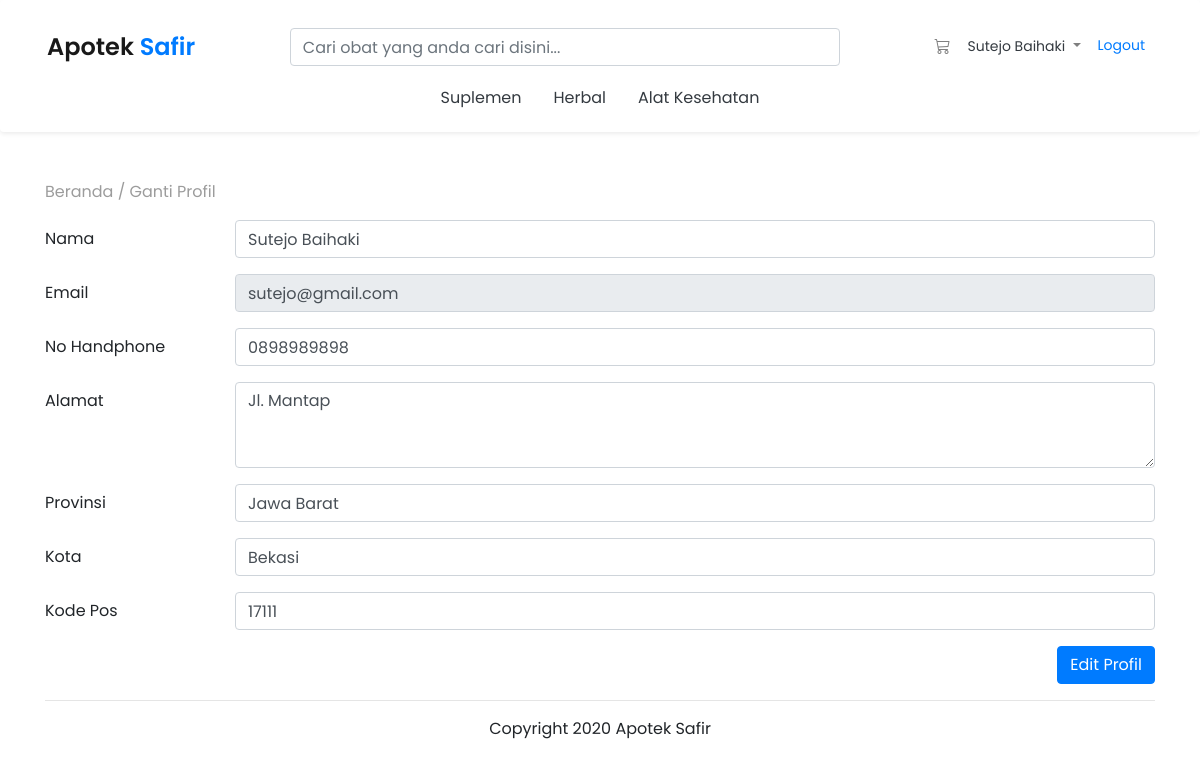
/apoteksafir/ganti-profil.php (signed in), run on the app's committed database.
### tables this page shows
CREATE TABLE `category` (
  `id` int(11) NOT NULL,
  `categoryName` varchar(100) DEFAULT NULL,
  `categoryDescription` longtext DEFAULT NULL
);

CREATE TABLE `users` (
  `id` int(11) NOT NULL,
  `nama` varchar(100) NOT NULL,
  `email` varchar(100) NOT NULL,
  `nohp` varchar(15) DEFAULT NULL,
  `password` varchar(100) DEFAULT NULL,
  `alamat` longtext DEFAULT NULL,
  `provinsi` varchar(100) DEFAULT NULL,
  `kota` varchar(100) DEFAULT NULL,
  `kodepos` varchar(100) DEFAULT NULL
);

### apoteksafir/ganti-profil.php (the view, shortened to what this page needs)
<?php
include('includes/config.php');
?>
<?php include 'includes/header.php' ?>
<?php include 'includes/navbar.php' ?>
<div class="container">
    <div class="breadcumb">
        <p>Beranda / Ganti Profil</p>
    </div>
    <form method="POST">
        <?php
        $query = mysqli_query($con, "select * from users where id='" . $_SESSION['id'] . "'");
        while ($row = mysqli_fetch_array($query)) {
        ?>
            <div class="form-group row">
                <label for="nama" class="col-sm-2 col-form-label">Nama</label>
                <div class="col-sm-10">
                    <input type="text" class="form-control" id="nama" name="nama" value="<?php echo htmlentities($row['nama']); ?>" required>
                </div>
            </div>
            <div class="form-group row">
                <label for="email" class="col-sm-2 col-form-label">Email</label>
                <div class="col-sm-10">
                    <input type="email" class="form-control" id="email" name="email" value="<?php echo htmlentities($row['email']); ?>" readonly>
                </div>
            </div>
            <div class="form-group row">
                <label for="nohp" class="col-sm-2 col-form-label">No Handphone</label>
                <div class="col-sm-10">
                    <input type="text" class="form-control" id="nohp" name="nohp" value="<?php echo htmlentities($row['nohp']); ?>">
                </div>
            </div>
            <div class="form-group row">
                <label for="alamat" class="col-sm-2 col-form-label">Alamat</label>
                <div class="col-sm-10">
                    <textarea class="form-control" id="alamat" rows="3" name="alamat"><?php echo htmlentities($row['alamat']); ?></textarea>
                </div>
            </div>
            <div class="form-group row">
                <label for="provinsi" class="col-sm-2 col-form-label">Provinsi</label>
                <div class="col-sm-10">
                    <input type="text" class="form-control" id="provinsi" name="provinsi" value="<?php echo htmlentities($row['provinsi']); ?>">
                </div>
            </div>
            <div class="form-group row">
                <label for="kota" class="col-sm-2 col-form-label">Kota</label>
                <div class="col-sm-10">
                    <input type="text" class="form-control" id="kota" name="kota" value="<?php echo htmlentities($row['kota']); ?>">
                </div>
            </div>
            <div class="form-group row">
                <label for="kodepos" class="col-sm-2 col-form-label">Kode Pos</label>
                <div class="col-sm-10">
                    <input type="text" class="form-control" id="kodepos" name="kodepos" value="<?php echo htmlentities($row['kodepos']); ?>">
                </div>
            </div>
        <?php } ?>
        <div class="d-flex align-items-end">
            <input type="submit" name="update" value="Edit Profil" class="btn btn-primary ml-auto">
        </div>
    </form>
</div>
<div class="container">
    <hr />
    <footer>Copyright 2020 Apotek Safir</footer>
</div>
<?php include 'includes/footer.php' ?>

### apoteksafir/includes/header.php (shortened to what this page needs)
<!DOCTYPE html>
<html lang="en">
<head>
    <link rel="stylesheet" href="assets/css/bootstrap.min.css" />
    <link rel="stylesheet" href="assets/css/custom-style.css" />
    <link rel="stylesheet" href="assets/css/custom-navbar.css" />
    <link rel="stylesheet" href="https://cdn.jsdelivr.net/npm/bootstrap-icons@1.3.0/font/bootstrap-icons.css" />
</head>
<body>

### apoteksafir/includes/navbar.php (shortened to what this page needs)
<div class="navigasi shadow-sm p-3 mb-5 bg-white rounded">
    <nav class="navbar navbar-expand-lg navbar-light">
        <div class="container">
            <a class="navbar-brand" href="index.php">Apotek <span class="text-primary">Safir</span></a>
            <div class="justify-content-center">
                <div class="collapse navbar-collapse" id="navbarTogglerDemo02">
                    <form class="navbar-form" action="hasil-pencarian.php" method="POST">
                        <input class="form-control mr-sm-2" type="search" name="product" placeholder="Cari obat yang anda cari disini..." style="width: 550px" />
                    </form>
                </div>
            </div>
            <div class="justify-content-end">
                <ul class="navbar-nav mr-auto mt-2 mt-lg-0">
                    <li class="nav-item">
                        <?php
                        if (!empty($_SESSION['cart'])) {
                        ?>
                            <a href="keranjang.php" class="nav-link"><i class="bi bi-cart3"></i>
                            </a>
                        <?php } else { ?>
                            <a href="keranjang.php" class="nav-link"><i class="bi bi-cart3"></i>
                            </a>
                        <?php } ?>
                    </li>
                    <?php if (!empty($_SESSION['login'])) {   ?>
                        <li class="nav-item" style="font-size: 14px;">
                            <div class="btn-group">
                                <button class="nav-link btn btn-link btn-sm dropdown-toggle text-decoration-none" type="button" data-toggle="dropdown" aria-haspopup="true" aria-expanded="false">
                                    <a href="#" class="text-dark"><?php echo htmlentities($_SESSION['username']); ?></a>
                                </button>
                            </div>
                        </li>
                        <li class="nav-item" style="font-size: 14px;">
                            <a class="nav-link text-primary" href="logout.php">Logout</a>
                        </li>
                    <?php } ?>
                </ul>
            </div>
        </div>
    </nav>
    <ul class="nav justify-content-center">
        <?php $sql = mysqli_query($con, "select id,categoryName  from category");
        while ($row = mysqli_fetch_array($sql)) {
        ?>
            <li class="nav-item">
                <a class="nav-link text-dark" href="category.php?cid=<?php echo $row['id']; ?>"><?php echo $row['categoryName']; ?></a>
            </li>
        <?php } ?>
    </ul>
</div>

### apoteksafir/includes/footer.php (shortened to what this page needs)
</body>
</html>

### apoteksafir/assets/css/custom-style.css (style rules this page uses)
* { font-family: "Poppins", sans-serif; }
footer { text-align: center; margin-bottom: 20px; }
.breadcumb { color: #9c9c9c; }

### apoteksafir/assets/css/custom-navbar.css (style rules this page uses)
.navigasi { height: 132px; }
.navbar-brand { font-weight: 600; font-size: 24px; }

### data on the page
category: categoryName "Suplemen"
category: categoryName "Herbal"
category: categoryName "Alat Kesehatan"
users: nama "Sutejo Baihaki", email "sutejo@gmail.com", nohp "0898989898", alamat "Jl. Mantap", provinsi "Jawa Barat", kota "Bekasi", kodepos "17111"

### other printed values
$_SESSION['username'] "Sutejo Baihaki"
